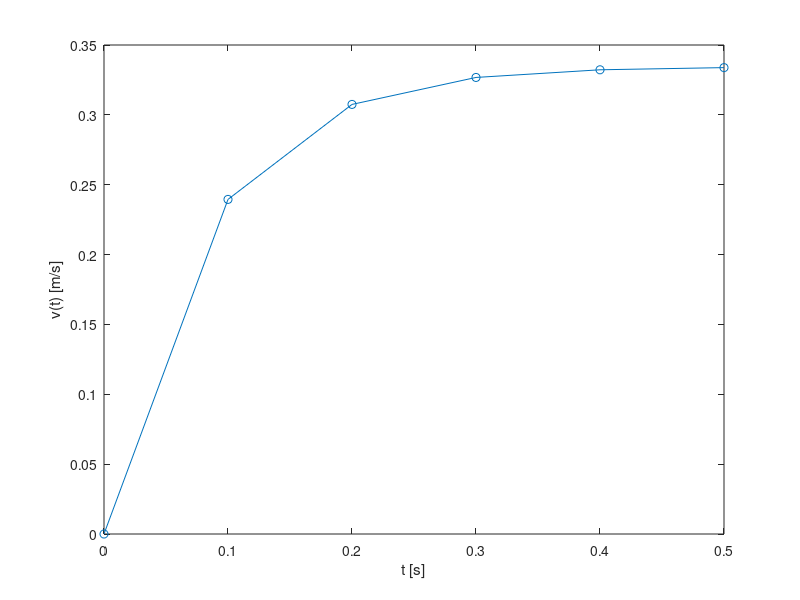

Write the MATLAB code that produced this figure.
% Explanation of the backward Euler solution step.
clear all
g=9.81;%m.s^-2
r=0.005;%m
eta=1100*1e-3;%1 Centipoise =1 mPa s
rhos=7.85e3;%kg/m^3
rhof=1.10e3;%kg/m^3
v0 = 0;% meters per second
tspan =[0  0.5];% seconds
nsteps =5;
dt= diff(tspan)/nsteps;
f=@(t,v)((rhos-rhof)/rhos*g - (9*eta)/(2*r^2*rhos)*v);
t(1)=tspan(1);
v(1)=v0;
for j=1:nsteps
    t(j+1) =t(j)+dt;
    v(j+1) =fzero(@(v1)(v1-v(j)-dt*f(t(j+1),v1)),v(j));
end
plot(t,v,'o-')
xlabel('t [s]'),ylabel('v(t) [m/s]')
    